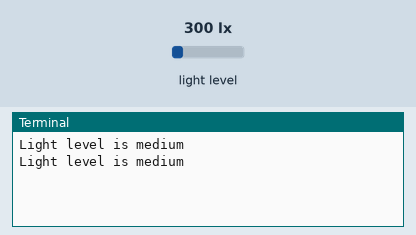
This program was run on a simulated Raspberry Pi (BCM pin numbers). On the bench: the last lines printed to the terminal. The test bench sets the inputs (shaded band); at power-on: light level 300 lx.

Above: at 1.2 s.
1.3 s: light level set to 40 lx
At 2.7 s:
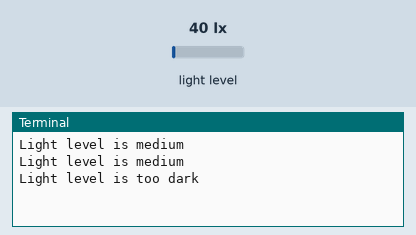
3.5 s: light level set to 500 lx
At 4.5 s:
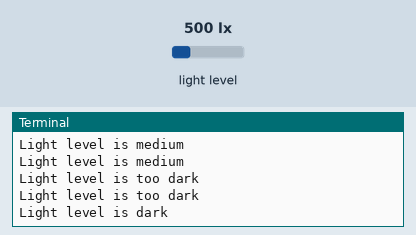
5.5 s: light level set to 1000 lx
At 6.8 s:
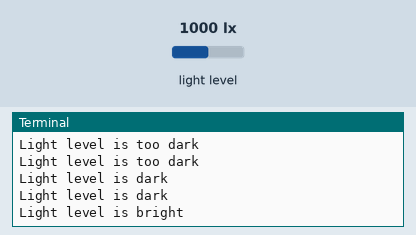

Measured:
- after the input at 1.3 s, the terminal: prints a new line after 0.71 s (image 1)
- after the input at 3.5 s, the terminal: prints a new line after 0.52 s (image 2)
- after the input at 5.5 s, the terminal: prints a new line after 0.52 s (image 3)

The program:

8.1.py
```python
# SIT210
# Ankush Singla
# 2210994864

# Import necessary libraries for I2C communication and time management
import smbus
import time

# Variables to customize the program

# Time interval in seconds between sensor readings
TIME_BETWEEN_READINGS = 1

# Define threshold values for different brightness levels
TOO_BRIGHT = 200  # Lux level for "too bright"
BRIGHT = 150      # Lux level for "bright"
MEDIUM = 100      # Lux level for "medium"
DARK = 50         # Lux level for "dark"
TOO_DARK = 30     # Lux level for "too dark"

# Setup the I2C address for the light sensor
SENSOR = 0x23

# Define the sensor mode for continuous high-resolution measurements
CONTINUOS_HIG_RES_MODE = 0x13

# Initialize the I2C communication bus
bus = smbus.SMBus(1)

# Function to read and return the light reading from the sensor
def getLightReading():
    # Read a block of data from the sensor in high-resolution mode
    reading = bus.read_i2c_block_data(SENSOR, CONTINUOS_HIG_RES_MODE)
    # The lux value is in position 1 within the data block
    return reading[1]

# Function to determine the brightness ranking based on lux level
def getBrightnessRanking(lux):
    if lux > TOO_BRIGHT:
        return "too bright"
    elif lux > BRIGHT:
        return "bright"
    elif lux > MEDIUM:
        return "medium"
    elif lux > DARK:
        return "dark"
    else:
        return "too dark"

# Main function that continuously reads and prints the light level
def main():
    while True:
        # Get the current light level from the sensor
        lightLevel = getLightReading()
        # Determine the brightness ranking based on the lux reading and print it
        print("Light level is " + getBrightnessRanking(lightLevel))
        # Wait for the specified time interval before the next reading
        time.sleep(TIME_BETWEEN_READINGS)

# Entry point of the program, ensures that the 'main' function is executed
if __name__ == "__main__":
    main()
```
